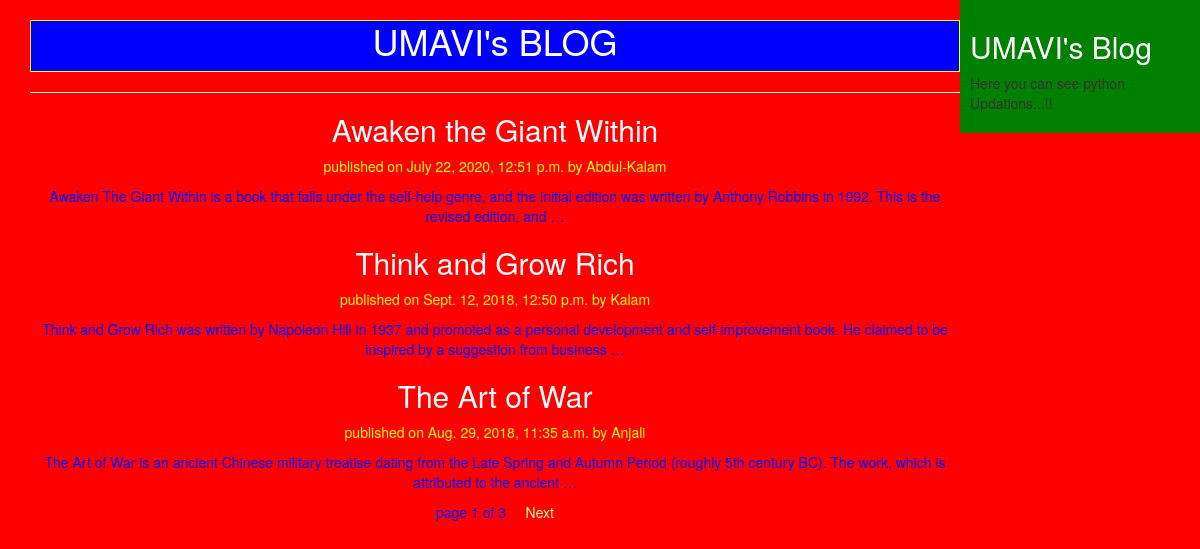
The page / on the database its author committed.
### TestApp/models.py (models this page shows, shortened)
class Post(models.Model):
        STATUS_CHOICES = (('draft', 'Draft'), ('published', 'Published'))
        title = models.CharField(max_length=256)
        slug = models.SlugField(max_length=264, unique_for_date='publish')
        author = models.ForeignKey(User, related_name='blog_posts', on_delete=models.CASCADE)
        body = models.TextField()
        publish = models.DateTimeField(default=timezone.now)
        created = models.DateTimeField(auto_now_add=True)
        updated = models.DateTimeField(auto_now=True)
        status = models.CharField(max_length=15, choices=STATUS_CHOICES, default='draft')
        object = CustomManager()
        class Meta:
            ordering = ('-publish',)

### TestApp/views.py (the view)
# urls.py: path('', views.post_list_view),
def post_list_view(request):
    post_list = Post.object.all()
    paginator = Paginator(post_list, 3)
    page_number = request.GET.get('page')
    try:
        post_list = paginator.page(page_number)
    except PageNotAnInteger:
        post_list = paginator.page(1)
    except EmptyPage:
        post_list = paginator.page(paginator.num_pages)
    return render(request, 'testApp/post_list.html', {'post_list': post_list})

### TestApp/models.py (called while the page is built)
    def get_queryset(self):
        return super().get_queryset().filter(status='published')

### templates/testApp/post_list.html (shortened to what this page needs)
{% extends 'testApp/base.html' %}
    {% block content %}
        <h1>UMAVI's BLOG</h1><hr>
        {% for post in post_list %}
            <a href="{{post.get_absolute_url}}"><h2>{{post.title}}</h2></a>
            <p id='date'>published on {{post.publish}} by {{post.author|title}}</p>
            {{post.body|truncatewords:30|linebreaks}}
        {% endfor %}
        {% include 'testApp/pagenation.html' with page=post_list %}
    {% endblock %}

### templates/testApp/base.html (shortened to what this page needs)
<!DOCTYPE html>
{%load static%}
<html lang="en">
<head>
      <link rel="stylesheet"
      href="https://stackpath.bootstrapcdn.com/bootstrap/3.4.1/css/bootstrap.min.css"
>
    <link rel="stylesheet" href="{% static 'css/demo.css' %}">
</head>
<body>
    <div class="content" align="center">
        {% block content %}{% endblock %}
    </div>
    <div class = 'sidebar'>
        <h2>UMAVI's Blog</h2>
        <p>Here you can see python Updations...!!</p>
    </div>
</body>
</html>

### templates/testApp/pagenation.html (shortened to what this page needs)
<div class = "paginator">
    <span>page {{page.number}} of {{page.paginator.num_pages}}</span>&nbsp&nbsp&nbsp&nbsp
    {% if page.has_next %}
        <a href="?page={{page.next_page_number}}">Next</a>
    {% endif %}
</div>

### static/css/demo.css (style rules this page uses)
h1 { color: white; text-align: center; background : blue; border: 1px solid yellow; padding-bottom: 10px; }
h2 { color: white; }
.content { width:80%; float:left; padding:0 0 0 30px; color: blue; height: 100%; }
.sidebar { width: 20%; float: right; padding: 10px; background: green; height: 100%; }
body { background: red; }
#date { color: yellow; font-size: italic; }
a { color: #ffffb3; }

### rows shown on the page
Post: title "Awaken the Giant Within", publish "July 22, 2020, 12:51 p.m.", author "Abdul-Kalam", body "Awaken The Giant Within is a book that falls under the self-help genre, and the initial edition was written by Anthony Robbins in 1992. This is the revised edition, and …"
Post: title "Think and Grow Rich", publish "Sept. 12, 2018, 12:50 p.m.", author "Kalam", body "Think and Grow Rich was written by Napoleon Hill in 1937 and promoted as a personal development and self-improvement book. He claimed to be inspired by a suggestion from business …"
Post: title "The Art of War", publish "Aug. 29, 2018, 11:35 a.m.", author "Anjali", body "The Art of War is an ancient Chinese military treatise dating from the Late Spring and Autumn Period (roughly 5th century BC). The work, which is attributed to the ancient …"

### other values the page prints
{{ page.number }} "1"
{{ page.paginator.num_pages }} "3"
